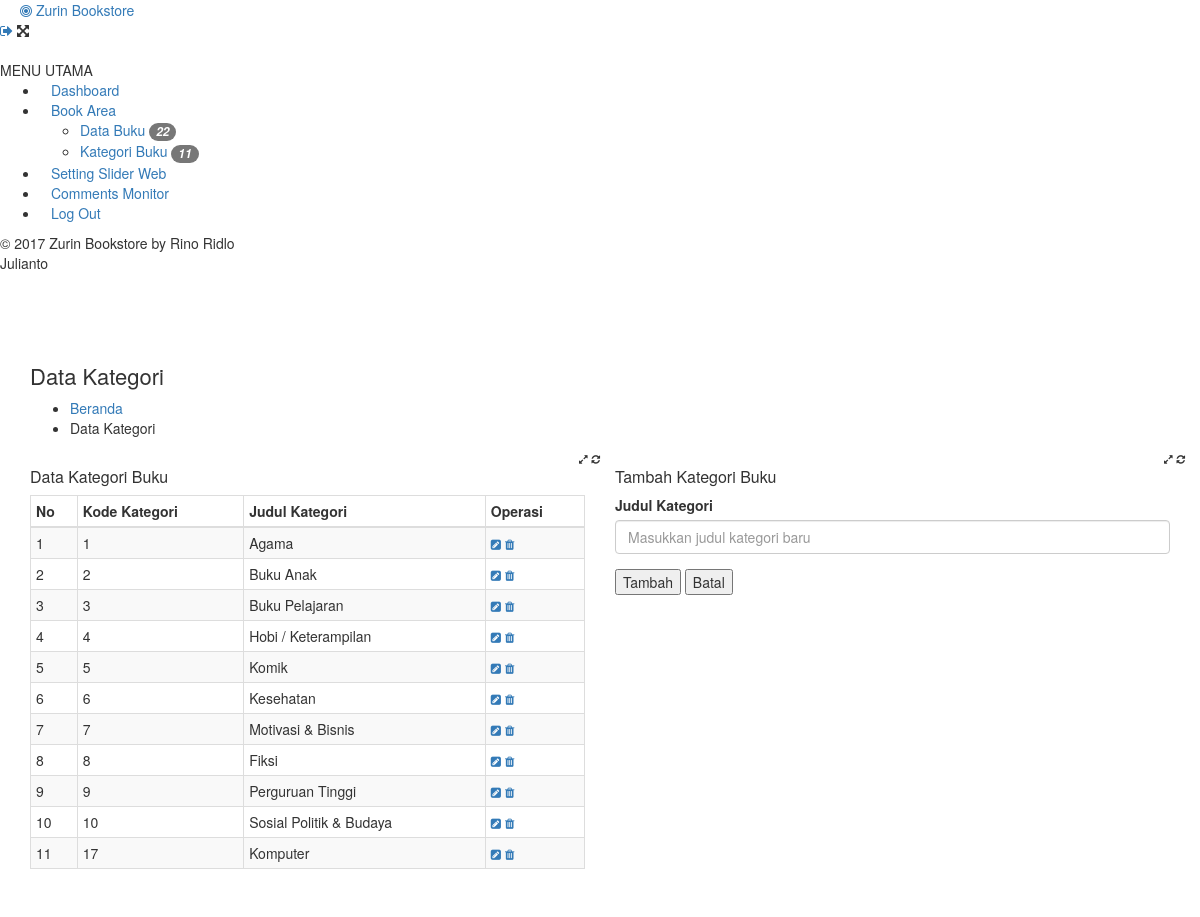
/perum/admin/index.php?p=kategori, run on the app's committed database.
### tables this page shows
CREATE TABLE `tb_kategori` (
  `id_kategori` int(15) NOT NULL,
  `judul_kategori` varchar(30) NOT NULL
);

### perum/admin/pages/kategori.php (the view, shortened to what this page needs)
<?php
    $kategori=mysqli_query($konek, "SELECT * FROM tb_kategori");
?>
<div class="panel-content">
          <div class="main-title-sec">
               <div class="row">
                   <div class="col-md-12 column">
                    </div>
                    <div class="col-md-3 column">
                         <div class="heading-profile">
                              <h2>Data Kategori</h2>
                         </div>
                    </div>
               </div>
          </div>
          <ul class="breadcrumbs">
               <li><a href="#" title="">Beranda</a></li>
               <li>Data Kategori</li>
          </ul>
          <div class="main-content-area">
               <div class="row">
                    <div class="col-md-6">
                        <div class="widget">
                              <div class="widget-title">
                                   <h3>Data Kategori Buku</h3>
                                   <div class="widget-controls">
                                        <span class="expand-content"><i class="fa fa-expand"></i></span>
                                        <span class="refresh-content"><i class="fa fa-refresh"></i></span>
                                   </div>
                              </div>
                              <div class="with-padding">
                                <table class="table table-responsive table-bordered table-condensed table-hover table-striped">
                                    <thead>
                                        <tr>
                                            <th>No</th>
                                            <th>Kode Kategori</th>
                                            <th>Judul Kategori</th>
                                            <th>Operasi</th>
                                        </tr>
                                    </thead>
                                    <tbody>
                                        <?php
                                            $no=1;
                                            while ($row=mysqli_fetch_assoc($kategori)) {
                                        ?>
                                        <tr>
                                            <td><?php echo $no ?></td>
                                            <td><?php echo $row['id_kategori'] ?></td>
                                            <td><?php echo $row['judul_kategori'] ?></td>
                                            <td>
                                                <a href="#" data-toggle="modal" data-target=".kategori" data-id='<?php echo $row['id_kategori'] ?>' data-kategori='<?php echo $row['judul_kategori'] ?>'
                                                class="c-btn small blue-bg buzz edit_button"><i class="fa fa-pencil-square"></i></a>
                                                <a href="#" data-toggle="modal" data-target=".hapus" data-id='<?php echo $row['id_kategori'] ?>' data-kategori='<?php echo $row['judul_kategori'] ?>'
                                                class="c-btn small red-bg buzz delete_button"><i class="fa fa-trash"></i></a>
                                            </td>
                                        </tr>
                                        <?php $no++; } ?>
                                    </tbody>
                                </table>
                              </div>
                         </div>
                    </div>
                    <div class="col-md-6">
                        <div class="widget">
                              <div class="widget-title">
                                   <h3>Tambah Kategori Buku</h3>
                                   <div class="widget-controls">
                                        <span class="expand-content"><i class="fa fa-expand"></i></span>
                                        <span class="refresh-content"><i class="fa fa-refresh"></i></span>
                                   </div>
                              </div>
                              <div class="with-padding">
                                <form action="lib/proses.php" method="post">
                                    <div class="form-group">
                                        <label for="kategori">Judul Kategori</label>
                                        <input type="text" name="kategori" placeholder="Masukkan judul kategori baru" class="form-control">
                                    </div>
                                    <div class="form-group">
                                        <button type="submit" class="c-btn large blue-bg" name="tambah_kat">Tambah</button>
                                        <button type="reset" class="c-btn large red-bg">Batal</button>
                                    </div>
                                </form>
                              </div>
                         </div>
                    </div>
               </div>
          </div>
     </div>

### I Gede Sute/Perumahan/admin/css/main.css (style rules this page uses)
html { color: #222; font-size: 1em; line-height: 1.4; }

### perum/admin/css/responsive.css (style rules this page uses)
@media (max-width: 1366px) { .widget-title > h3 { font-size: 16px; } }
@media (max-width: 1366px) { .heading-profile > h2 { font-size: 22px; } }
@media (max-width: 1366px) { .widget-controls { position: absolute; right: 0; top: -1px; } }
@media (max-width: 1366px) { .widget-controls > span { font-size: 10px; height: 26px; line-height: 24px; width: 27px; } }

### data on the page
tb_kategori: id_kategori "1", judul_kategori "Agama"
tb_kategori: id_kategori "2", judul_kategori "Buku Anak"
tb_kategori: id_kategori "3", judul_kategori "Buku Pelajaran"
tb_kategori: id_kategori "4", judul_kategori "Hobi / Keterampilan"
tb_kategori: id_kategori "5", judul_kategori "Komik"
tb_kategori: id_kategori "6", judul_kategori "Kesehatan"
tb_kategori: id_kategori "7", judul_kategori "Motivasi & Bisnis"
tb_kategori: id_kategori "8", judul_kategori "Fiksi"
tb_kategori: id_kategori "9", judul_kategori "Perguruan Tinggi"
tb_kategori: id_kategori "10", judul_kategori "Sosial Politik & Budaya"
tb_kategori: id_kategori "17", judul_kategori "Komputer"

### other printed values
mysqli_num_rows($buku) "22"
mysqli_num_rows($kategori) "11"
